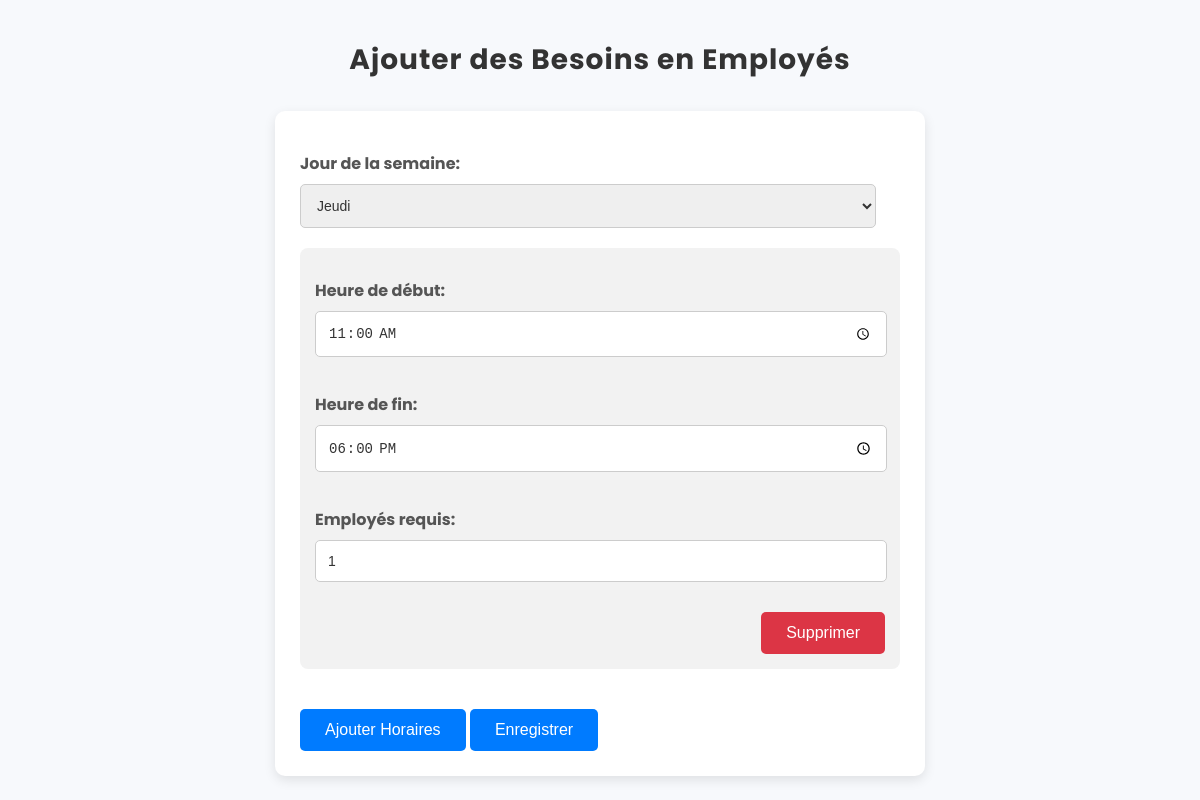
The app's page /employee_requirements/edit/13/, older data.
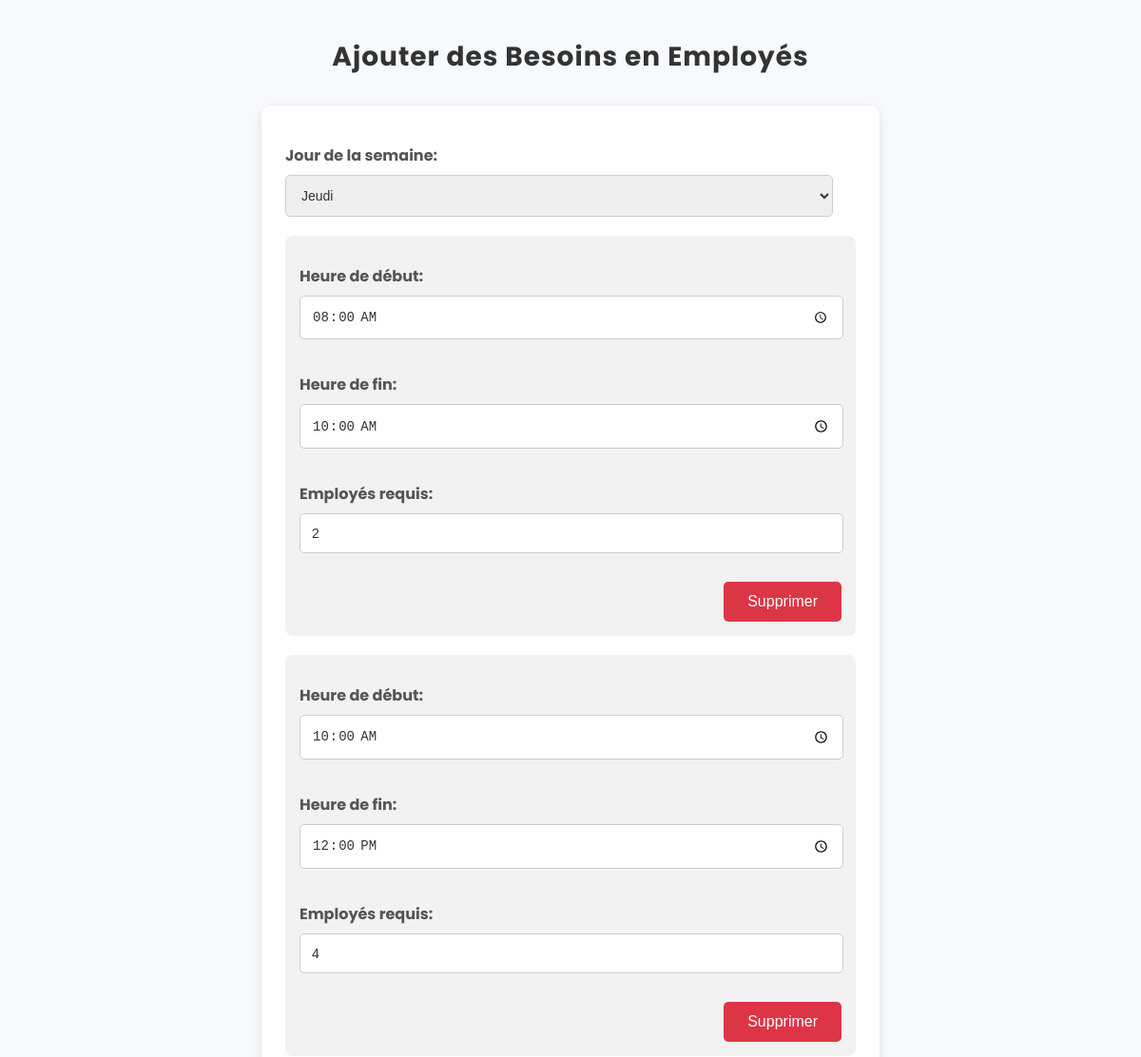
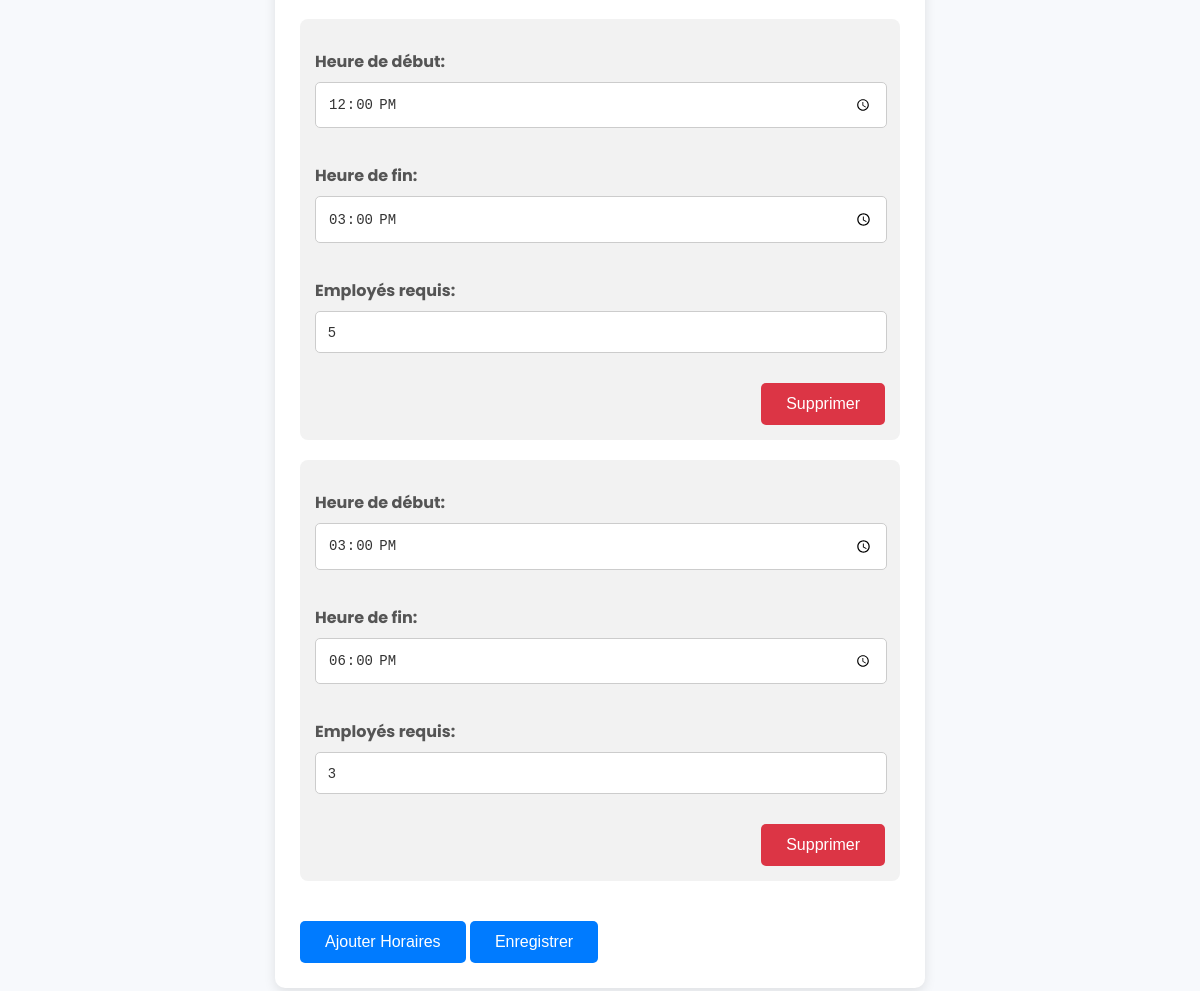
The same page, newer data (2 pictures, top to bottom).
### accounts/models.py (models this page shows, shortened)
class Shift(models.Model):
    employee_requirement = models.ForeignKey(EmployeeRequirement, related_name='shifts', on_delete=models.CASCADE)
    start_time = models.TimeField()
    end_time = models.TimeField()
    employees_required = models.IntegerField()

### accounts/views.py (the view, shortened to what this page needs)
# urls.py: path('employee_requirements/edit/<int:pk>/', EmployeeRequirementUpdateView.as_view(), name='edit_employee_requirement'),
class EmployeeRequirementUpdateView(UpdateView):
    model = EmployeeRequirement
    template_name = 'accounts/employee_requirement_form.html'
    fields = []
    success_url = reverse_lazy('manage_employee_requirements')
    def get_context_data(self, **kwargs):
        context = super().get_context_data(**kwargs)
        context['shifts'] = self.object.shifts.all()
        context['days_of_week'] = [
            ('Monday', 'Lundi'),
            ('Tuesday', 'Mardi'),
            ('Wednesday', 'Mercredi'),
            ('Thursday', 'Jeudi'),
            ('Friday', 'Vendredi'),
            ('Saturday', 'Samedi'),
            ('Sunday', 'Dimanche'),
        ]
        return context

### accounts/templates/accounts/employee_requirement_form.html (shortened to what this page needs)
<!DOCTYPE html>
<html lang="fr">
<head>
</head>
<body>
    {% block content %}
    <h1>Ajouter des Besoins en Employés</h1>
    <form method="post">
        <div>
            <label for="day_of_week">Jour de la semaine:</label>
            <select name="day_of_week" required>
                {% for value, label in days_of_week %}
                    <option value="{{ value }}" {% if object.day_of_week == value %}selected{% endif %}>{{ label }}</option>
                {% endfor %}
            </select>
        </div>
        <div id="shift-container">
            {% for shift in shifts %}
            <div class="shift-container">
                <label for="start_time">Heure de début:</label>
                <input type="time" name="start_time[]" value="{{ shift.start_time|time:'H:i' }}" required>
                <label for="end_time">Heure de fin:</label>
                <input type="time" name="end_time[]" value="{{ shift.end_time|time:'H:i' }}" required>
                <label for="employees_required">Employés requis:</label>
                <input type="number" name="employees_required[]" value="{{ shift.employees_required }}" min="1" required>
                <button type="button" onclick="removeShift(this)">Supprimer</button>
            </div>
            {% endfor %}
        </div>
        <button type="button" onclick="addShift()">Ajouter Horaires</button>
        <button type="submit">Enregistrer</button>
    </form>
    {% endblock %}
</body>
</html>

Row changes from the older to the newer data that the page shows:
changed Shift (number 1 of 4 on the later page): start_time "11:00" → "08:00"; end_time "18:00" → "10:00"; employees_required "1" → "2"
added Shift: start_time "10:00", end_time "12:00", employees_required "4"
added Shift: start_time "12:00", end_time "15:00", employees_required "5"
added Shift: start_time "15:00", end_time "18:00", employees_required "3"
